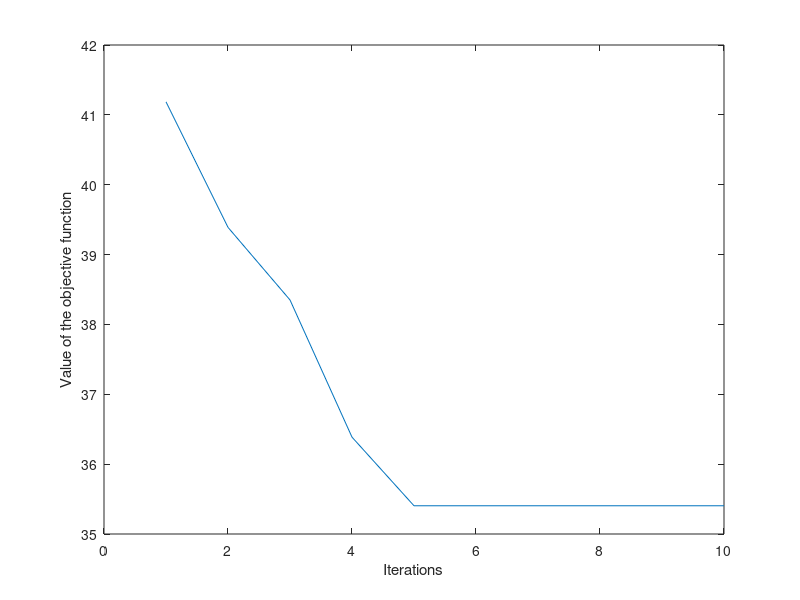

Source code (MATLAB): (Note: this script raises an error after producing the figure.)
% Data generation
rng default
n1=10;
n2=20;
p=2;
X1=randn(n1,p);
dx=5;
X2=dx+randn(n2,p);

% Combine the two groups into a matrix of size (n1+n2)-by-p
X=[X1; X2];
n=n1+n2;


%% One iteration with  k-means
index = [5 15 25];

% k is fixed a priori
k=3;

% cini = 3-by-p matrix containing
% the initial centroids of the 3 clusters
cini=X(index,:);

D=zeros(n,k);

for j=1:k
    D(:,j)=sum((X-cini(j,:)).^2,2);
end

[dist,ind]=min(D,[],2);

sumd=0;
for j=1:k
    Xj=X(ind==j,:);
    cini(j,:)=mean(Xj);
    sumd=sumd+sum(sum((Xj-cini(j,:)).^2,2));
end

disp('Value of the objective function at the first iteration')
disp(sumd)

%% 10 iterazioni
% index = vettore che contiene gli indici da utilizzare come valori iniziali dei centroidi
index = [5 15 25];
k=length(index);
n=size(X,1);
cini=X(index,:);
D=zeros(n,k);

niter=10;
% Obj = vector containing the value of the objective function at each
% iteration
Obj=zeros(niter,1);

for iter =1:niter
    for j=1:k
        D(:,j)=sum((X-cini(j,:)).^2,2);
    end
    [dist,ind]=min(D,[],2);
    % Recompute the new k centroids
    for j=1:k
        cini(j,:)=mean(X(ind==j,:));
    end

    % sumd = value of the objective function (to be minimized)
    sumd= sum(sum((X-cini(ind,:)).^2,2));
    % The objective function value at iteration iter is stored
    % in position iter of vector Obj
    Obj(iter)=sumd;

end

plot(Obj)
xlabel('Iterations')
ylabel('Value of the objective function')
% print -depsc kmeansINI.eps;


%% Utilizzo funzione kmeans
[idx,cent,sumdj]=kmeans(X,3,"Replicates",100);
% Verify that the second output argument of kmeans
% contains the arithmetic means of the 3 clusters
Centroids=grpstats(X,idx);
assert(max(abs(cent-Centroids),[],"all")<1e-08,'Programming error')
sumd=sum(sumdj);
disp(['The value of the minimized objective function is=' num2str(sumd)])

disp("Cluster centroids")
disp(cent)

% Final classification and centroids
gscatter(X(:,1),X(:,2),idx,'brk','xos',15)
hold('on')
gscatter(Centroids(:,1),Centroids(:,2),1:k,'brk','p',15)
title('Final classification and centroids')
% print -depsc kmeansINI1.eps;

%% Fuction evalclusters
eva = evalclusters(X,'kmeans','CalinskiHarabasz','KList',1:6);
figure; plot(eva);
% Retrieve the assignment of units to the different clusters corresponding
% to the optimal value of k
idx=eva.OptimalY; k=eva.OptimalK;
% Compute the centroids
Centroids=grpstats(X,idx);
% Final classification and centroids
figure; gscatter(X(:,1),X(:,2),idx,'br','xo',15)
hold('on')
gscatter(Centroids(:,1),Centroids(:,2),1:k,'brk','p',15)
title('Final classification with optimal k and centroids')
% print -depsc kmeansINI3.eps;


%% Adjusted Rand Index
n1=10; n2=20;
% True partition
idxtrue=[ones(n1,1);2*ones(n2,1)];
Radj=RandIndexFS(idx,idxtrue);
disp("The value of the adjusted Rand index is: "+string(Radj))
